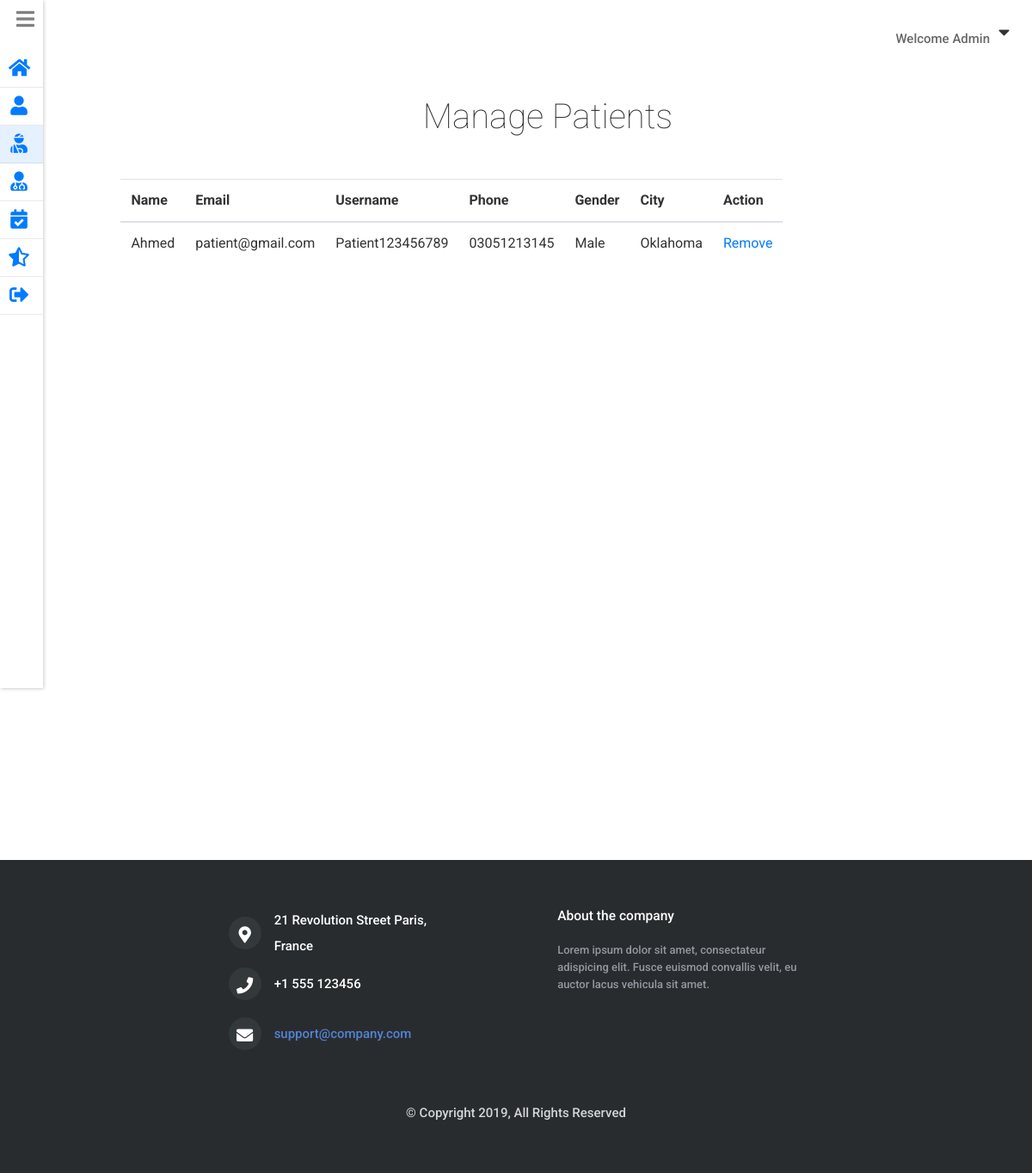
Page /admin/managePatients.php (signed in) on the committed database.
### tables this page shows
CREATE TABLE `patients` (
  `id` int(11) NOT NULL,
  `username` varchar(255) NOT NULL,
  `name` varchar(255) NOT NULL,
  `email` varchar(255) NOT NULL,
  `gender` varchar(6) NOT NULL,
  `hashedPassword` varchar(255) NOT NULL,
  `phone` varchar(255) NOT NULL,
  `address` varchar(255) NOT NULL,
  `city` varchar(255) NOT NULL,
  `dob` varchar(255) NOT NULL,
  `created_on` timestamp NOT NULL DEFAULT CURRENT_TIMESTAMP
);

### private/functions.php (called while the page is built, shortened)
<?php
function loggedInAdminId(){
  return $_SESSION[SessionContract::SESSION_ADMIN_ID];
}
  function urlFor($script_path) {
      if($script_path[0] != '/') {
        $script_path = "/" . $script_path;
      }
      return WWW_ROOT . $script_path;
  }
  function getStylePath($stylesheet_name) {
      if($stylesheet_name[0] != '/') {
        $stylesheet_name = "/" . $stylesheet_name;
      }
      return STYLES_PATH . $stylesheet_name;
  }
?>

### private/model/admin.class.php (called while the page is built, shortened)
<?php
class Admin {
    public $name;
    static private $db;
      static public function setDatabase($pdo){
        if($pdo){
          Admin::$db = $pdo;
        }
        else{
          throw new \Exception("Please pass valid database in Admin ");
        }
      }
      static public function find_admin_by_id($id){
        $queryString  = "SELECT * FROM ".AdminTable::TABLE_NAME." ";
        $queryString .= "WHERE ".AdminTable::COLUMN_ID." = ?";
        $stmt = Admin::$db->prepare($queryString);
        $stmt->execute([$id]);
        $admin = $stmt->fetch(PDO::FETCH_ASSOC);
        if(isset($admin)){
            return new self($admin);
        }
        else {
          return false;
        }
      }
    public function getName() {
         return $this->name;
    }
    public function setName($name) {
         $this->name = $name;
    }
}
?>

### private/model/patient.class.php (called while the page is built, shortened)
<?php
class Patient {
    private $id;
    private $name;
    private $userName;
    private $email;
    private $gender;
    private $phoneNumber;
    private $city;
    static private $db;
  static public function setDatabase($pdo){
    if($pdo){
      Patient::$db = $pdo;
    }
    else{
      throw new \Exception("Please pass valid database in Patient ");
    }
  }
  static public function find_all_patients(){
   $queryString  = "SELECT * FROM ".PatientTable::TABLE_NAME;
   $stmt = Patient::$db->prepare($queryString);
   $stmt->execute();
   $patients = [];
   while($patientAssoc = $stmt->fetch(PDO::FETCH_ASSOC)){
     $patients[]= new self($patientAssoc);
   }
   if(!empty($patients)){
     return $patients;
   }else{
     return false;
   }
  }
  public function setId($id)
  {
    $this->id = $id;
  }
  public function setName($name='')
  {
    $this->name = $name;
  }
  public function setUserName($userName='')
  {
    $this->userName = $userName;
  }
  public function setEmail($email='')
  {
    $this->email = $email;
  }
  public function setGender($gender){
    $this->gender = $gender;
  }
  public function setPhoneNumber($phoneNumber='')
  {
    $this->phoneNumber = $phoneNumber;
  }
  public function setCity($city='')
  {
    $this->city = $city;
  }
  public function getId()
  {
    return $this->id;
  }
  public function getName()
  {
    return $this->name;
  }
  public function getUserName()
  {
    return $this->userName;
  }
  public function getGender()
  {
    return $this->gender;
  }
  public function getEmail()
  {
    return $this->email;
  }
  public function getPhoneNumber()
  {
    return $this->phoneNumber;
  }
  public function getCity()
  {
    return $this->city;
  }
}
?>

### public/admin/managePatients.php (the view, shortened to what this page needs)
<?php  require_once('../../private/initialize.php');
    $patients = Patient::find_all_patients();
    $page_title = "Manage Patients";
    require_once(getSharedFilePath('admin/header.php'));
?>
<section class="main_content mt-5 ">
    <h1 class="mb-4 text-center">Manage Patients</h1>
  <table  class=" col-11 mx-auto col-sm-11 mt-5 table table-responsive" >
      <thead>
        <tr>
          <th>Name</th>
          <th>Email</th>
          <th>Username</th>
          <th>Phone</th>
          <th>Gender</th>
          <th>City</th>
          <th>Action</th>
        </tr>
      </thead>
      <tbody>
        <?php foreach ($patients  as $patient): ?>
          <tr>
            <td><?php echo $patient->getName(); ?></td>
            <td><?php echo $patient->getEmail(); ?></td>
            <td><?php echo $patient->getUserName(); ?></td>
            <td><?php echo $patient->getPhoneNumber(); ?></td>
            <td><?php echo $patient->getGender() == 'male' ?  "Male": "Female" ?></td>
            <td><?php echo $patient->getCity(); ?></td>
            <td> <a href="<?php echo urlFor('admin/delete_patient.php')."?patient_id=".$patient->getId(); ?>">Remove</a> </td>
          </tr>
        <?php endforeach; ?>
      </tbody>
    </table>
  </section>
<?php     require_once(getSharedFilePath('admin/footer.php')); ?>

### private/shared/admin/header.php (shortened to what this page needs)
<?php
  $admin_id = loggedInAdminId();
  $admin = Admin::find_admin_by_id($admin_id);
 ?>
<!DOCTYPE html>
<html lang="en" dir="ltr">
  <head>
    <link rel="stylesheet" href="<?php echo getStylePath("main.css"); ?>">
    <link rel="stylesheet" href="https://stackpath.bootstrapcdn.com/bootstrap/4.3.1/css/bootstrap.min.css">
    <link rel="stylesheet" href="https://use.fontawesome.com/releases/v5.7.0/css/all.css">
  </head>
  <body>
      <div class="welcome_bar">
        <p>Welcome <?php echo $admin->getName(); ?> </p><i id="welcome_drop_down_btn" class="fas fa-caret-down"></i>
      </div>
    <div class="content">
      <nav class="drawer
        <?php if($page_title=='Manage Patients' ||$page_title=='Manage Doctors'){echo "drawer_collapse";}; ?>">
         <i id="drawer_icon" class="fas fa-bars"></i>
         <ul>
         <li onclick="location.href='<?php echo urlFor("admin/index.php"); ?>';"
           class="<?php if($page_title=='Dashboard'){echo "item_selected";}; ?>">
           <i class="drawer_item_icon fas fa-home"></i>
         </li>
         <li onclick="location.href='<?php echo urlFor("admin/profile.php"); ?>';"
           class="<?php if($page_title=='Profile'){echo "item_selected";}; ?>">
           <i class="drawer_item_icon fas fa-user"></i>
         </li>
         <li onclick="location.href='<?php echo urlFor("admin/managePatients.php"); ?>';"
           class="<?php if($page_title=='Manage Patients'){echo "item_selected";}; ?>">
           <i class="drawer_item_icon fas fa-user-injured"></i>
         </li>
         <li onclick="location.href='<?php echo urlFor("admin/manageDoctors.php"); ?>';"
           class="<?php if($page_title=='Manage Doctors'){echo "item_selected";}; ?>">
           <i class="drawer_item_icon fas fa-user-md"></i>
         </li>
         <li onclick="location.href='<?php echo urlFor("admin/appointmentHistory.php"); ?>';"
           class="<?php if($page_title=='Appointment History'){echo "item_selected";}; ?>">
           <i class="drawer_item_icon fas fa-calendar-check"></i>
         </li>
         <li onclick="location.href='<?php echo urlFor("admin/feedbacks.php"); ?>';"
           class="<?php if($page_title=="Users Feedbacks"){echo "item_selected";}; ?>">
           <i class="drawer_item_icon fas fa-star-half-alt"></i>
         </li>
         <li onclick="location.href='<?php echo urlFor("admin/doLogout.php"); ?>';">
           <i class="drawer_item_icon fas fa-sign-out-alt"></i>
         </li>
       </ul>
      </nav>

### private/styles/css/main.css (style rules this page uses)
* { margin: 0; padding: 0; -webkit-font-smoothing: antialiased; -webkit-text-shadow: rgba(0, 0, 0, 0.01) 0 0 1px; text-shadow: rgba(0, 0, 0, 0.01) 0 0 1px; }
body { font-family: 'Roboto', sans-serif; font-size: 15px; font-weight: 500; background: #FFFFFF; color: #696969; }
div { display: block; position: relative; -webkit-box-sizing: border-box; -moz-box-sizing: border-box; box-sizing: border-box; }
ul { list-style: none; margin-bottom: 0px; }
p { font-family: 'Roboto', sans-serif; font-size: 15px; line-height: 2; font-weight: 500; color: #696969; -webkit-font-smoothing: antialiased; -webkit-text-shadow: rgba(0, 0, 0, 0.01) 0 0 1px; text-shadow: rgba(0, 0, 0, 0.01) 0 0 1px; }
p:last-of-type { margin-bottom: 0; }
a { -webkit-transition: all 200ms ease; -moz-transition: all 200ms ease; -ms-transition: all 200ms ease; -o-transition: all 200ms ease; transition: all 200ms ease; }
a, a:hover, a:visited, a:active, a:link { text-decoration: none; }
h1 { font-size: 48px; }
h1, h2, h3, h4, h5, h6 { font-family: 'Roboto', sans-serif; -webkit-font-smoothing: antialiased; -webkit-text-shadow: rgba(0, 0, 0, 0.01) 0 0 1px; text-shadow: rgba(0, 0, 0, 0.01) 0 0 1px; }
section { display: block; position: relative; box-sizing: border-box; }
* { margin: 0; padding: 0; font-family: 'Roboto', sans-serif; color: #333333; }
.welcome_bar { display: flex; position: absolute; z-index: 1; top: 0; right: 0; margin: 16px; align-items: center; justify-content: center; }
.welcome_bar p { margin-top: 14px; }
.welcome_bar #welcome_drop_down_btn { font-size: 1.3em; padding: 10px; box-sizing: border-box; fill: #333333; }
.content { display: flex; }
.drawer { position: relative; font-weight: normal; height: 100vh; display: block; box-shadow: 1px 1px 4px rgba(0, 0, 0, 0.2); flex-basis: 350px; }
.drawer.drawer_collapse { flex-basis: 0px; }
.drawer.drawer_collapse li { padding-right: 16px; }
.drawer #drawer_icon { font-size: 1.5em; color: grey; position: absolute; top: 0; right: 0; padding: 10px; box-sizing: border-box; }
.drawer ul { list-style: none; display: flex; flex-direction: column; padding-top: 58px; }
.drawer li { display: flex; justify-content: flex-start; align-items: center; padding: 10px; padding-right: 48px; box-sizing: border-box; position: relative; }
.drawer li::after { display: inline-block; content: ""; height: 1px; width: 100%; position: absolute; bottom: 0; left: 0; background: rgba(51, 51, 51, 0.1); }
.drawer .drawer_item_icon { font-size: 1.4em; text-align: center; width: 24px; height: 24px; color: #007bff; }
.drawer .item_selected { background: rgba(0, 123, 255, 0.1); }
.main_content { width: 100%; padding: 0 30px; margin-bottom: 0px; }
.main_content h1 { font-weight: lighter; text-align: center; margin-left: 24px; margin-top: 64px; }
table.table a { color: #007bff; }

### rows in the picture
patients: name "Ahmed", email "patient@gmail.com", username "Patient123456789", phone "03051213145", gender "Male", city "Oklahoma"

### other values in the picture
$admin->getName() "Admin"
